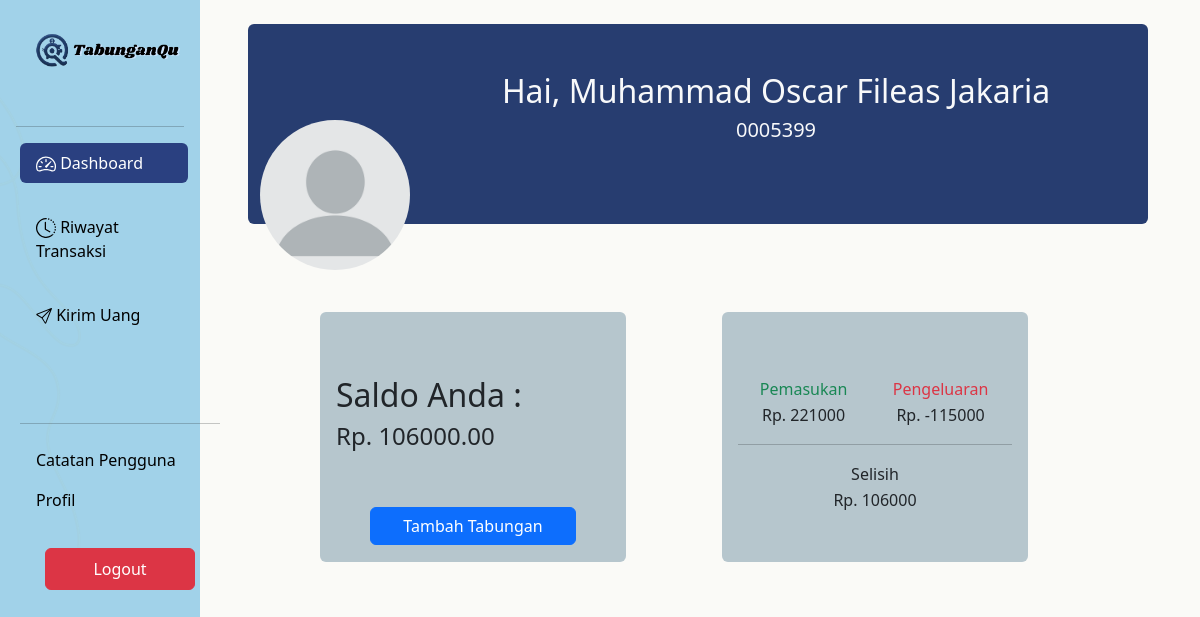
/dashboard.php (signed in), run on the app's committed database.
### tables this page shows
CREATE TABLE `pengguna` (
  `username` varchar(30) DEFAULT NULL,
  `password` varchar(30) DEFAULT NULL,
  `email` varchar(30) DEFAULT NULL,
  `no_telp` varchar(13) DEFAULT NULL,
  `alamat` varchar(50) DEFAULT NULL,
  `nama_lengkap` varchar(60) DEFAULT NULL,
  `saldo` decimal(15,2) DEFAULT NULL,
  `id_pengguna` char(36) NOT NULL DEFAULT uuid(),
  `status` varchar(30) DEFAULT 'Active'
);

CREATE TABLE `rekening` (
  `id_rekening` int(10) NOT NULL,
  `nomor_rekening` varchar(7) DEFAULT NULL,
  `id_pengguna` char(36) DEFAULT NULL
);

### dashboard.php (the view, shortened to what this page needs)
<?php
    $id_pengguna = $_SESSION['id'];
?>
<!DOCTYPE html>
<html lang="en">
<head>
    <link href="https://cdn.jsdelivr.net/npm/bootstrap@5.3.2/dist/css/bootstrap.min.css" rel="stylesheet">
</head>
<body background="bg.png" class="overflow-y-hidden">
    <div class="d-flex">
        <div class="d-flex flex-column flex-shrink-0 p-3 cal-auto col-md-2 min-vh-100" style="background-color: rgba(139, 200, 230, 0.8);">
            <div class="d-flex p-3">
                <img src="logo.png" alt="" style="width: 150px">
            </div>
            <br>
            <hr>
            <ul class="nav nav-pills flex-column mb-auto mx-1 w-25">
                <li class="nav-item">
                    <a class="nav-link active " style="width: 14vw; background-color:#2a4080;" aria-current="page" href="dashboard.php">&nbsp;Dashboard</a>
                </li>
                <br>
                <li class="nav-item">
                    <a class="nav-link text-black" style="width: 14vw;" aria-current="page" href="daftar_transaksi.php">&nbsp;Riwayat Transaksi</a>
                </li>
                <br>
                <li class="nav-item">
                    <a class="nav-link text-black" style="width: 14vw;" aria-current="page" href="kirim_uang.php">&nbsp;Kirim Uang</a>
                </li>
                <br>
                <div class="my-5 py-0">
                    <hr>
                    <li class="nav-item">
                        <a class="nav-link text-black" style="width: 200px;" aria-current="page" href="catatan.php">Catatan Pengguna</a>
                    </li>
                    <li class="nav-item">
                        <a class="nav-link text-black" style="width: 200px;" aria-current="page" href="profil_pengguna.php">Profil</a>
                    </li>
                    <br>
                    <center>
                    <a href="logout.php"><button type="submit" class="btn btn-danger m-1 p-2" style="width: 150px;">Logout</button></a>
                    </center>
                </div>
            </ul>
        </div>
        <?php
            include 'koneksidb.php';
            $query = mysqli_query($conn, "SELECT * FROM pengguna WHERE id_pengguna = '$id_pengguna'");
            $data = mysqli_fetch_assoc($query);
            $query2 = mysqli_query($conn, "SELECT * FROM transaksi WHERE id_pengguna = '$id_pengguna'");
            $saldo_masuk = 0;
            $saldo_keluar = 0;
            while ($datas = mysqli_fetch_array($query2)){
                if($datas['in_out'] == 'in'){
                    $saldo_masuk = $saldo_masuk + $datas['nominal'];
                }
                else if($datas['in_out'] == 'out'){
                    $saldo_keluar = $saldo_keluar + $datas['nominal'];
                }
            }
            $selisih = $saldo_masuk + $saldo_keluar;
            $query3 = mysqli_query($conn, "SELECT * FROM rekening WHERE id_pengguna = '$id_pengguna'");
            $data_rek = mysqli_fetch_assoc($query3);
        ?>
        <div class="d-flex flex-grow" style="width: 75vw;">
            <div class="container-fluid g-5 col-12 mx-4">
                <br>
                <div class="container-fluid rounded" style="height: 200px; width: 75vw; background-color: #273d70">
                    <div class="d-flex">
                        <div class="my-5 py-5">
                            <img src="profile.webp" alt="" class="rounded-circle" style="width: 150px;">
                        </div>
                        <div class="ms-3 text-light" style="width: 700px">
                            <br><br>
                            <center>
                                <h2>Hai, <?php echo $data['nama_lengkap'];?></h2>
                                <h5><?php echo $data_rek['nomor_rekening']; ?></h5>
                            </center>
                        </div>
                    </div>
                </div>
                <br>
                <div class="d-flex mx-4 my-3">
                    <div class="container m-5 p-3 rounded" style="height: 250px; width: 400px; background-color: rgba(165, 186, 195, 0.8);">
                    <br><br>
                        <h2>Saldo Anda :</h2>
                        <h4>Rp. <?php echo $data['saldo']?></h4>
                        <br>
                        <br>
                        <div class="text-center">
                        <a href="isi_saldo.php?id_pengguna=<?php echo $id_pengguna; ?>"> <button class="btn btn-primary w-75">Tambah Tabungan</button> </a>
                        </div>
                    </div>
                    <div class="container m-5 p-3 rounded" style="height: 250px; width: 400px; background-color: rgba(165, 186, 195, 0.8);">
                    <center>
                        <br><br>
                        <table class="w-100">
                            <tr>
                                <td class="text-success text-center">Pemasukan</td>
                                <td class="text-danger text-center">Pengeluaran</td>
                            </tr>
                            <tr>
                                <td class="text-center">Rp. <?php echo $saldo_masuk; ?></td>
                                <td class="text-center">Rp. <?php echo $saldo_keluar; ?></td>
                            </tr>
                        </table>
                        <hr>
                        <table>
                            <tr>
                                <td colspan="2" class="text-center">Selisih</td>
                            </tr>
                            <tr>
                                <td colspan="2" class="text-center">Rp. <?php echo $selisih; ?></td>
                            </tr>
                        </table>
                    </center>
                    </div>
                </div>
            </div>
        </div>
    </div>
</body>
</html>

### data on the page
pengguna: nama_lengkap "Muhammad Oscar Fileas Jakaria", saldo "106000.00"
rekening: nomor_rekening "0005399"

### other printed values
$saldo_masuk "221000"
$saldo_keluar "-115000"
$selisih "106000"
